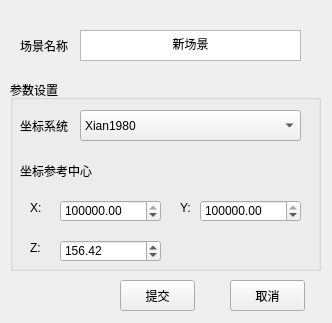
<?xml version="1.0" encoding="UTF-8"?>
<ui version="4.0">
 <class>CreateNewScene_UI</class>
 <widget class="QWidget" name="CreateNewScene_UI">
  <property name="geometry">
   <rect>
    <x>0</x>
    <y>0</y>
    <width>332</width>
    <height>323</height>
   </rect>
  </property>
  <property name="windowTitle">
   <string>新建场景</string>
  </property>
  <property name="windowIcon">
   <iconset>
    <normaloff>:/img/resource/img/logo.png</normaloff>:/img/resource/img/logo.png</iconset>
  </property>
  <widget class="QLabel" name="label">
   <property name="geometry">
    <rect>
     <x>20</x>
     <y>40</y>
     <width>54</width>
     <height>12</height>
    </rect>
   </property>
   <property name="text">
    <string>场景名称 </string>
   </property>
  </widget>
  <widget class="QTextEdit" name="sceneName">
   <property name="geometry">
    <rect>
     <x>80</x>
     <y>30</y>
     <width>221</width>
     <height>31</height>
    </rect>
   </property>
   <property name="html">
    <string>&lt;!DOCTYPE HTML PUBLIC &quot;-//W3C//DTD HTML 4.0//EN&quot; &quot;http://www.w3.org/TR/REC-html40/strict.dtd&quot;&gt;
&lt;html&gt;&lt;head&gt;&lt;meta name=&quot;qrichtext&quot; content=&quot;1&quot; /&gt;&lt;style type=&quot;text/css&quot;&gt;
p, li { white-space: pre-wrap; }
&lt;/style&gt;&lt;/head&gt;&lt;body style=&quot; font-family:'SimSun'; font-size:9pt; font-weight:400; font-style:normal;&quot;&gt;
&lt;p align=&quot;center&quot; style=&quot; margin-top:0px; margin-bottom:0px; margin-left:0px; margin-right:0px; -qt-block-indent:0; text-indent:0px;&quot;&gt;新场景&lt;/p&gt;&lt;/body&gt;&lt;/html&gt;</string>
   </property>
  </widget>
  <widget class="QGroupBox" name="groupBox">
   <property name="geometry">
    <rect>
     <x>10</x>
     <y>80</y>
     <width>311</width>
     <height>191</height>
    </rect>
   </property>
   <property name="title">
    <string>参数设置</string>
   </property>
   <widget class="QLabel" name="label_2">
    <property name="geometry">
     <rect>
      <x>10</x>
      <y>40</y>
      <width>54</width>
      <height>12</height>
     </rect>
    </property>
    <property name="text">
     <string>坐标系统</string>
    </property>
   </widget>
   <widget class="QComboBox" name="coorSysType">
    <property name="geometry">
     <rect>
      <x>70</x>
      <y>30</y>
      <width>221</width>
      <height>31</height>
     </rect>
    </property>
    <item>
     <property name="text">
      <string>Xian1980</string>
     </property>
    </item>
   </widget>
   <widget class="QLabel" name="label_3">
    <property name="geometry">
     <rect>
      <x>10</x>
      <y>80</y>
      <width>81</width>
      <height>21</height>
     </rect>
    </property>
    <property name="text">
     <string>坐标参考中心</string>
    </property>
   </widget>
   <widget class="QLabel" name="label_4">
    <property name="geometry">
     <rect>
      <x>170</x>
      <y>120</y>
      <width>21</width>
      <height>16</height>
     </rect>
    </property>
    <property name="text">
     <string>Y:</string>
    </property>
   </widget>
   <widget class="QLabel" name="label_5">
    <property name="geometry">
     <rect>
      <x>20</x>
      <y>160</y>
      <width>21</width>
      <height>16</height>
     </rect>
    </property>
    <property name="text">
     <string>Z:</string>
    </property>
   </widget>
   <widget class="QLabel" name="label_6">
    <property name="geometry">
     <rect>
      <x>20</x>
      <y>120</y>
      <width>21</width>
      <height>16</height>
     </rect>
    </property>
    <property name="text">
     <string>X:</string>
    </property>
   </widget>
   <widget class="QDoubleSpinBox" name="refereneceX">
    <property name="geometry">
     <rect>
      <x>190</x>
      <y>120</y>
      <width>101</width>
      <height>22</height>
     </rect>
    </property>
    <property name="maximum">
     <double>1000000000.000000000000000</double>
    </property>
    <property name="value">
     <double>37538868.250000000000000</double>
    </property>
   </widget>
   <widget class="QDoubleSpinBox" name="refereneceY">
    <property name="geometry">
     <rect>
      <x>50</x>
      <y>160</y>
      <width>101</width>
      <height>22</height>
     </rect>
    </property>
    <property name="minimum">
     <double>-500.000000000000000</double>
    </property>
    <property name="maximum">
     <double>10000.000000000000000</double>
    </property>
    <property name="value">
     <double>156.419999999999987</double>
    </property>
   </widget>
   <widget class="QDoubleSpinBox" name="refereneceZ">
    <property name="geometry">
     <rect>
      <x>50</x>
      <y>120</y>
      <width>101</width>
      <height>22</height>
     </rect>
    </property>
    <property name="minimum">
     <double>-500.000000000000000</double>
    </property>
    <property name="maximum">
     <double>1000000000.000000000000000</double>
    </property>
    <property name="value">
     <double>3062404.160000000149012</double>
    </property>
   </widget>
  </widget>
  <widget class="QPushButton" name="handIn">
   <property name="geometry">
    <rect>
     <x>120</x>
     <y>280</y>
     <width>75</width>
     <height>31</height>
    </rect>
   </property>
   <property name="text">
    <string>提交</string>
   </property>
  </widget>
  <widget class="QPushButton" name="cancel">
   <property name="geometry">
    <rect>
     <x>230</x>
     <y>280</y>
     <width>75</width>
     <height>31</height>
    </rect>
   </property>
   <property name="text">
    <string>取消</string>
   </property>
  </widget>
 </widget>
 <resources>
  <include location="Generalqrc.qrc"/>
 </resources>
 <connections>
  <connection>
   <sender>handIn</sender>
   <signal>clicked()</signal>
   <receiver>CreateNewScene_UI</receiver>
   <slot>slotHandIn()</slot>
   <hints>
    <hint type="sourcelabel">
     <x>157</x>
     <y>295</y>
    </hint>
    <hint type="destinationlabel">
     <x>165</x>
     <y>161</y>
    </hint>
   </hints>
  </connection>
  <connection>
   <sender>cancel</sender>
   <signal>clicked()</signal>
   <receiver>CreateNewScene_UI</receiver>
   <slot>slotCancel()</slot>
   <hints>
    <hint type="sourcelabel">
     <x>267</x>
     <y>295</y>
    </hint>
    <hint type="destinationlabel">
     <x>165</x>
     <y>161</y>
    </hint>
   </hints>
  </connection>
 </connections>
 <slots>
  <slot>slotHandIn()</slot>
  <slot>slotCancel()</slot>
 </slots>
</ui>
